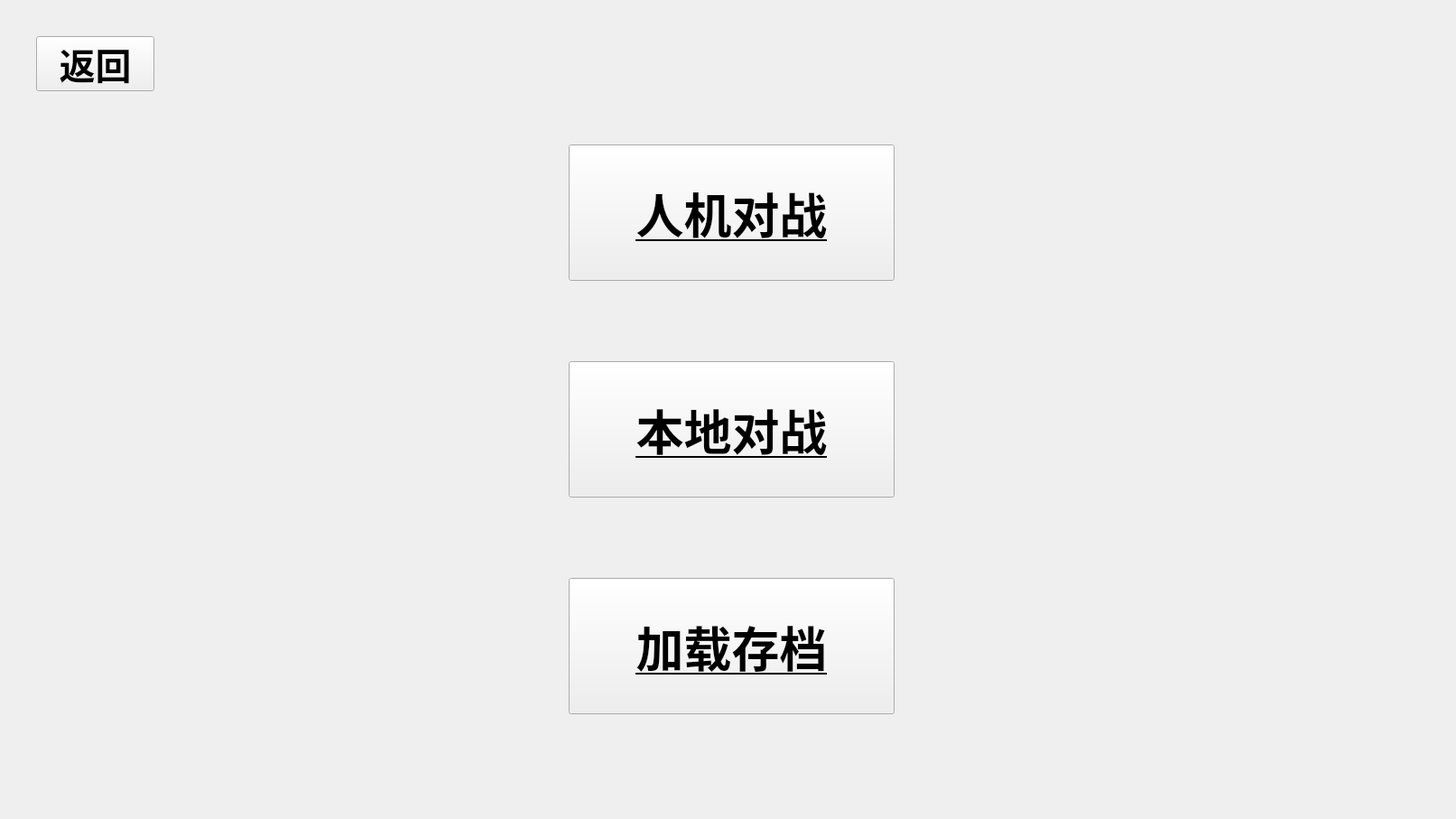
<?xml version="1.0" encoding="UTF-8"?>
<ui version="4.0">
 <class>Mode_Selection</class>
 <widget class="QWidget" name="Mode_Selection">
  <property name="geometry">
   <rect>
    <x>0</x>
    <y>0</y>
    <width>1613</width>
    <height>907</height>
   </rect>
  </property>
  <property name="windowTitle">
   <string>Form</string>
  </property>
  <widget class="QPushButton" name="PVE">
   <property name="geometry">
    <rect>
     <x>630</x>
     <y>160</y>
     <width>361</width>
     <height>151</height>
    </rect>
   </property>
   <property name="font">
    <font>
     <family>楷体</family>
     <pointsize>40</pointsize>
     <bold>true</bold>
     <underline>true</underline>
    </font>
   </property>
   <property name="layoutDirection">
    <enum>Qt::LeftToRight</enum>
   </property>
   <property name="autoFillBackground">
    <bool>false</bool>
   </property>
   <property name="styleSheet">
    <string notr="true">QPushButton#PVE {
    border-image: url(:/images/assets/button_none.png);
}

QPushButton#PVE:hover {
    border-image: url(:/images/assets/button_hover.png);
}

QPushButton#PVE:pressed {
    border-image: url(:/images/assets/button_press.png);
}
</string>
   </property>
   <property name="text">
    <string>人机对战</string>
   </property>
   <property name="autoDefault">
    <bool>false</bool>
   </property>
  </widget>
  <widget class="QPushButton" name="Local_Battle">
   <property name="geometry">
    <rect>
     <x>630</x>
     <y>400</y>
     <width>361</width>
     <height>151</height>
    </rect>
   </property>
   <property name="font">
    <font>
     <family>楷体</family>
     <pointsize>40</pointsize>
     <italic>false</italic>
     <bold>true</bold>
     <underline>true</underline>
    </font>
   </property>
   <property name="styleSheet">
    <string notr="true">QPushButton#Local_Battle {
    border-image: url(:/images/assets/button_none.png);
}

QPushButton#Local_Battle:hover {
    border-image: url(:/images/assets/button_hover.png);
}

QPushButton#Local_Battle:pressed {
    border-image: url(:/images/assets/button_press.png);
}
</string>
   </property>
   <property name="inputMethodHints">
    <set>Qt::ImhNone</set>
   </property>
   <property name="text">
    <string>本地对战</string>
   </property>
  </widget>
  <widget class="QPushButton" name="Online_Battle">
   <property name="geometry">
    <rect>
     <x>630</x>
     <y>640</y>
     <width>361</width>
     <height>151</height>
    </rect>
   </property>
   <property name="font">
    <font>
     <family>楷体</family>
     <pointsize>40</pointsize>
     <bold>true</bold>
     <underline>true</underline>
    </font>
   </property>
   <property name="styleSheet">
    <string notr="true">QPushButton#Online_Battle {
    border-image: url(:/images/assets/button_none.png);
}

QPushButton#Online_Battle:hover {
    border-image: url(:/images/assets/button_hover.png);
}

QPushButton#Online_Battle:pressed {
    border-image: url(:/images/assets/button_press.png);
}
</string>
   </property>
   <property name="text">
    <string>加载存档</string>
   </property>
  </widget>
  <widget class="QPushButton" name="Back">
   <property name="geometry">
    <rect>
     <x>40</x>
     <y>40</y>
     <width>131</width>
     <height>61</height>
    </rect>
   </property>
   <property name="font">
    <font>
     <family>楷体</family>
     <pointsize>30</pointsize>
     <bold>true</bold>
    </font>
   </property>
   <property name="styleSheet">
    <string notr="true">QPushButton {
    border-image: url(:/images/assets/button_none.png);
}

QPushButton:hover {
    border-image: url(:/images/assets/button_hover.png);
}

QPushButton:pressed {
    border-image: url(:/images/assets/button_press.png);
}
</string>
   </property>
   <property name="text">
    <string>返回</string>
   </property>
  </widget>
  <widget class="QLabel" name="label">
   <property name="geometry">
    <rect>
     <x>0</x>
     <y>0</y>
     <width>1613</width>
     <height>907</height>
    </rect>
   </property>
   <property name="styleSheet">
    <string notr="true">background-image: url(:/images/assets/b.png);</string>
   </property>
   <property name="text">
    <string/>
   </property>
  </widget>
  <zorder>label</zorder>
  <zorder>PVE</zorder>
  <zorder>Local_Battle</zorder>
  <zorder>Online_Battle</zorder>
  <zorder>Back</zorder>
 </widget>
 <resources/>
 <connections/>
</ui>
